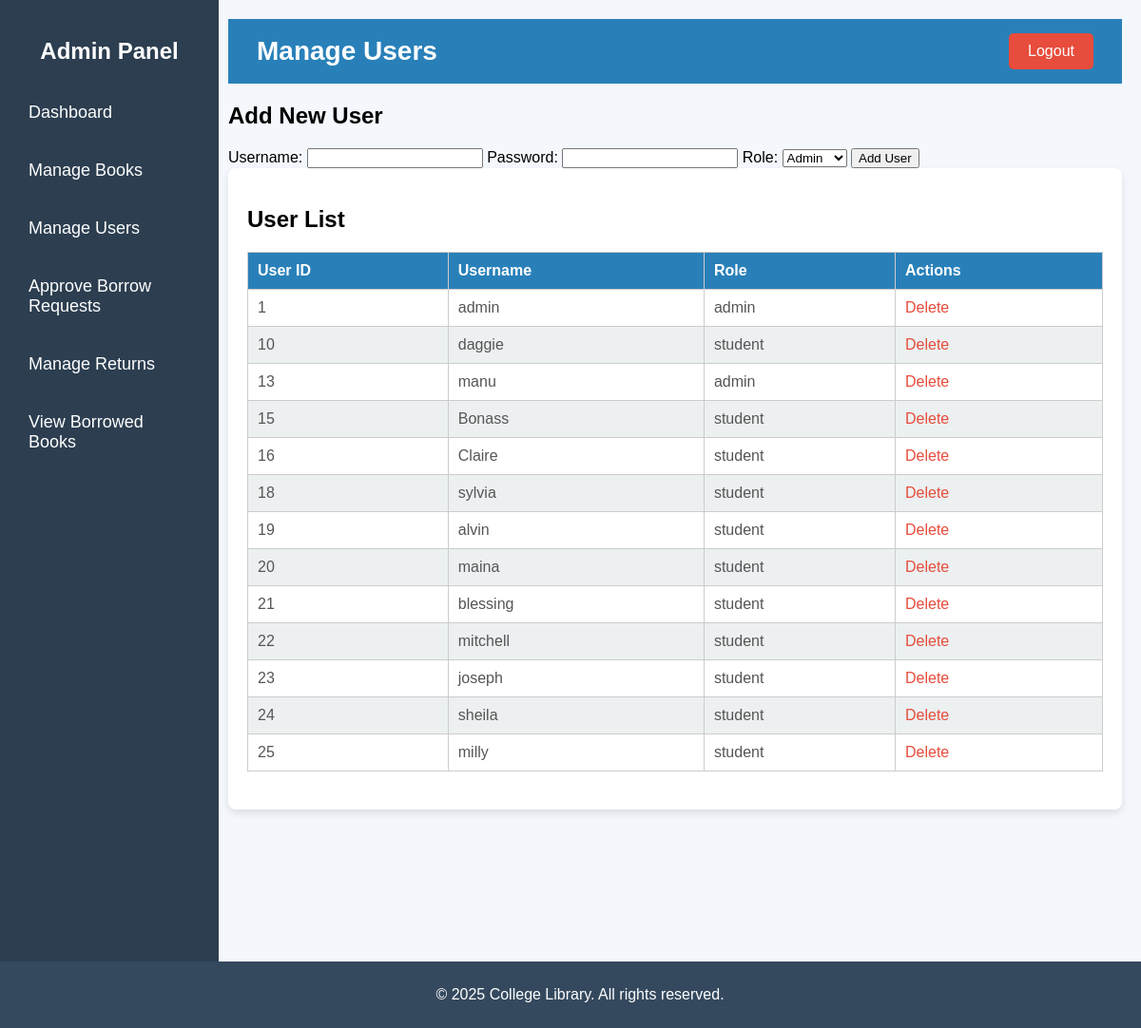
Page /admin/manage_users.php on the committed database.
### tables this page shows
CREATE TABLE `tblusers` (
  `user_id` int(11) NOT NULL,
  `username` varchar(50) NOT NULL,
  `password` varchar(255) NOT NULL,
  `role` enum('student','admin') NOT NULL DEFAULT 'student',
  `created_at` timestamp NOT NULL DEFAULT current_timestamp()
);

### admin/manage_users.php (the view, shortened to what this page needs)
<?php
include('../connect_db.php');
$users = $conn->query("SELECT * FROM tblusers");
?>
<!DOCTYPE html>
<html lang="en">
<head>
    <link rel="stylesheet" href="css/style.css">
</head>
<body>
    <div class="dashboard-container">
        <aside class="sidebar">
            <h2>Admin Panel</h2>
            <nav>
                <ul>
                    <li><a href="admin_dashboard.php">Dashboard</a></li>
                    <li><a href="manage_books.php">Manage Books</a></li>
                    <li><a href="manage_users.php">Manage Users</a></li>
                    <li><a href="approve_borrow.php">Approve Borrow Requests</a></li>
                    <li><a href="return_books.php">Manage Returns</a></li>
                    <li><a href="borrowed_books.php">View Borrowed Books</a></li>
                </ul>
            </nav>
        </aside>
        <main class="main-content">
            <header class="top-bar">
                <h1>Manage Users</h1>
                <a href="logout.php" class="logout-btn">Logout</a>
            </header>
            <section class="add-user-form">
                <h2>Add New User</h2>
                <form action="manage_users.php" method="POST">
                    <label for="username">Username:</label>
                    <input type="text" id="username" name="username" required>
                    <label for="password">Password:</label>
                    <input type="password" id="password" name="password" required>
                   <label for="role">Role:</label>
<select id="role" name="role" required>
    <option value="admin">Admin</option>
</select>
                    <button type="submit" name="add_user">Add User</button>
                </form>
            </section>
            <section class="manage-users">
                <h2>User List</h2>
                <table>
                    <thead>
                        <tr>
                            <th>User ID</th>
                            <th>Username</th>
                            <th>Role</th>
                            <th>Actions</th>
                        </tr>
                    </thead>
                    <tbody>
                        <?php while ($user = $users->fetch_assoc()) : ?>
                            <tr>
                                <td><?= $user['user_id'] ?></td>
                                <td><?= $user['username'] ?></td>
                                <td><?= $user['role'] ?></td>
                                <td>
                                    <a href="delete_user.php?user_id=<?= $user['user_id'] ?>" onclick="return confirm('Are you sure you want to delete this user?')">Delete</a>
                                </td>
                            </tr>
                        <?php endwhile; ?>
                    </tbody>
                </table>
            </section>
        </main>
    </div>
    <footer>
        <p>&copy; 2025 College Library. All rights reserved.</p>
    </footer>
</body>
</html>

### admin/css/style.css (style rules this page uses)
body { font-family: 'Arial', sans-serif; margin: 0; padding: 0; background-color: #f4f7fc; overflow-x: hidden; }
.dashboard-container { display: flex; min-height: 100vh; flex-direction: row; }
.sidebar { width: 190px; background-color: #2c3e50; color: #fff; padding: 20px; position: fixed; top: 0; bottom: 0; left: 0; overflow-y: auto; }
.sidebar h2 { text-align: center; font-size: 24px; margin-bottom: 30px; }
.sidebar nav ul { list-style-type: none; padding: 0; }
.sidebar nav ul li { margin: 20px 0; }
.sidebar nav ul li a { color: #fff; text-decoration: none; font-size: 18px; display: block; padding: 10px; transition: background-color 0.3s; }
.main-content { margin-left: 220px; padding: 20px; width: calc(100% - 220px); height: 100vh; overflow-y: auto; }
.top-bar { display: flex; justify-content: space-between; align-items: center; background-color: #2980b9; color: #fff; padding: 15px 30px; margin-bottom: 20px; }
.top-bar h1 { margin: 0; font-size: 28px; }
.logout-btn { background-color: #e74c3c; color: #fff; padding: 10px 20px; border: none; cursor: pointer; text-decoration: none; font-size: 16px; border-radius: 5px; }
.manage-users { background-color: #fff; padding: 20px; border-radius: 8px; box-shadow: 0 4px 8px rgba(0, 0, 0, 0.1); margin-bottom: 30px; }
.manage-users h2 { font-size: 24px; margin-bottom: 20px; }
.manage-users table { width: 100%; border-collapse: collapse; }
.manage-users table th, .manage-users table td { padding: 10px; border: 1px solid #ccc; text-align: left; }
.manage-users table th { background-color: #2980b9; color: #fff; }
.manage-users table tr:nth-child(even) { background-color: #ecf0f1; }
.manage-users table td a { color: #e74c3c; text-decoration: none; }
table { width: 100%; border-collapse: collapse; margin-bottom: 20px; }
table th, table td { border: 1px solid #ddd; padding: 10px; text-align: left; }
table th { background-color: #333; color: #fff; font-weight: bold; }
table tr:nth-child(even) { background-color: #f4f4f4; }
table td { color: #555; }
footer { text-align: center; padding: 10px; background-color: #34495e; color: #fff; position: relative; width: 100%; }

### rows in the picture
tblusers: user_id "1", username "admin", role "admin"
tblusers: user_id "10", username "daggie", role "student"
tblusers: user_id "13", username "manu", role "admin"
tblusers: user_id "15", username "Bonass", role "student"
tblusers: user_id "16", username "Claire", role "student"
tblusers: user_id "18", username "sylvia", role "student"
tblusers: user_id "19", username "alvin", role "student"
tblusers: user_id "20", username "maina", role "student"
tblusers: user_id "21", username "blessing", role "student"
tblusers: user_id "22", username "mitchell", role "student"
tblusers: user_id "23", username "joseph", role "student"
tblusers: user_id "24", username "sheila", role "student"
tblusers: user_id "25", username "milly", role "student"
